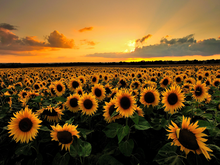
%> input picture lab1/src/material/sunflowers18.png, 220 x 165 px, shrunk from 640 x 480 before the run
$ octave part2_functional.m   (GNU Octave 9; MATLAB toolbox functions it lacks are replaced by stand-ins)
%> lines starting %> are read from the running program, lines starting %| are printed output that depends on the picture; in (x1, y1, x2, y2) boxes, pixels count from 0 and x2, y2 are one past the last pixel; in counts of white or black regions, pixels touching at a corner belong together; the program's own positions count from 1
%> further down, imageRGB is the input picture: size 165x220x3 uint8; mean R, G, B 116.4, 82.7, 35.7
### lab1/src/detectors/HarrisDetector.m
function [ output ] = HarrisDetector( image, sigma, r, thetaCorn )
%> called with sigma = 2, r = 2.5, thetaCorn = 0.005
%   This detector finds the image angles. It is essential that the
%   input image must have been greyscaled first.

k = 0.05;
n_s = ceil(3 * sigma) * 2 + 1;
n_r = ceil(3 * r) * 2 + 1;
G_s = fspecial('gaussian', n_s, sigma);
G_r = fspecial('gaussian', n_r, r);
I_s = imfilter(image, G_s, 'symmetric');
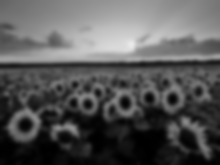
%> I_s: size 165x220 double; min 0.000233, max 0.919, mean 0.343
[I_x, I_y] = gradient(I_s);
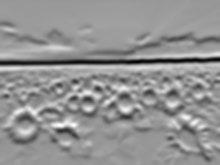
%> I_y: size 165x220 double; min -0.133, max 0.092, mean -0.00299; drawn with min black and max white
J_1 = imfilter(I_x .* I_x, G_r, 'symmetric');
J_2 = imfilter(I_x .* I_y, G_r, 'symmetric');
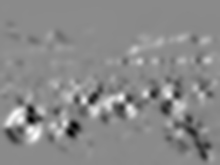
%> J_2: size 165x220 double; min -0.0019, max 0.0016, mean -7.23e-06; drawn with min black and max white
J_3 = imfilter(I_y .* I_y, G_r, 'symmetric');

l_plus  = (J_1 + J_3 + sqrt((J_1 - J_3) .^ 2 + 4 * J_2 .^ 2))/2;
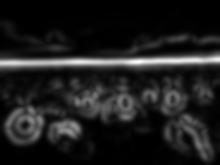
%> l_plus: size 165x220 double; min 5.72e-07, max 0.00773, mean 0.000914; drawn with min black and max white
l_minus = (J_1 + J_3 - sqrt((J_1 - J_3) .^ 2 + 4 * J_2 .^ 2))/2;

R = l_minus .* l_plus - k * (l_plus + l_minus) .^ 2;
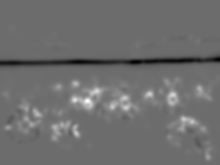
%> R: size 165x220 double; min -2.67e-06, max 3.61e-06, mean 4.85e-08; drawn with min black and max white
B_sq = strel('disk', n_s);
Cond1 = ( R == imdilate(R, B_sq) );
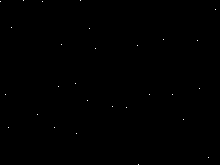
%> Cond1: size 165x220 logical; 0.08% white in thin lines or dots
max_R = max(R(:));
%> max_R = 3.61e-06
Cond2 = ( R >= thetaCorn * max_R );
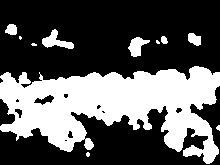
%> Cond2: size 165x220 logical; 35.6% white; 11 white regions (5 under 20 px), largest, box (x1, y1, x2, y2) and area: (0, 66, 220, 164) 12070, (42, 29, 74, 49) 284, (128, 37, 150, 57) 238, (188, 33, 201, 46) 126, (5, 24, 17, 35) 104, (161, 36, 168, 44) 43
criterion = Cond1 & Cond2;
%> criterion: size 165x220 logical; 0.06% white in thin lines or dots, all inside (x1, y1, x2, y2) = (5, 27, 209, 158)

output = findInterestPoints( criterion, sigma, 0 );

end

### lab1/src/detectors/findInterestPoints.m
function output = findInterestPoints( criterion, sigma, padding)
%> called with sigma = 2, padding = 0
%show_interest_points Summary of this function goes here
%   Detailed explanation goes here

[x, y] = size(criterion);
%> x = 165; y = 220
temp = []; % to be used as a list
% in order to eliminate artificial edges we do not consider blobs in the
% outer 10 pixels of the image
for i = 1+padding:x-padding
    for j = 1+padding:y-padding
        if criterion(i,j) == 1
            new_row = [j i sigma]; % is this right???????????????????????????
            temp = [ temp; new_row];
        end
    end
end
%> after the loop, new_row = [209 158 2]; temp = 20 rows, first 12: [12 28 2; 164 40 2; 198 41 2; 62 45 2; 138 46 2; 76 84 2; 59 87 2; 200 89 2; 6 95 2; 150 95 2; 173 95 2; 88 101 2]
output = temp;
%> output has the same summary as temp

end

### lab1/src/part2_functional.m
clc;
clear all;
close all;
%% part 2 initialization
% initialize input
option = 2;
if option == 1
    imageRGB = imread('material/Caravaggio2.jpg');
else
    imageRGB = imread('material/sunflowers18.png');
end
image = im2double(rgb2gray(imageRGB));
addpath(genpath('detectors/'));
addpath(genpath('descriptors/'));

%% 2.1.1
sigma =2;
r = 2.5;
theta_corn = 0.005;
points = HarrisDetector(image, sigma, r, theta_corn);
%> in HarrisDetector, `output = findInterestPoints( criterion, sigma, 0 );`: output has the same summary as temp in findInterestPoints
%> points has the same summary as temp in findInterestPoints
figure()
interest_points_visualization(imageRGB, points);
%> (this line was passed over: interest_points_visualization is not available in this run)
set(gcf,'color','w');
%> (the run ends here)
